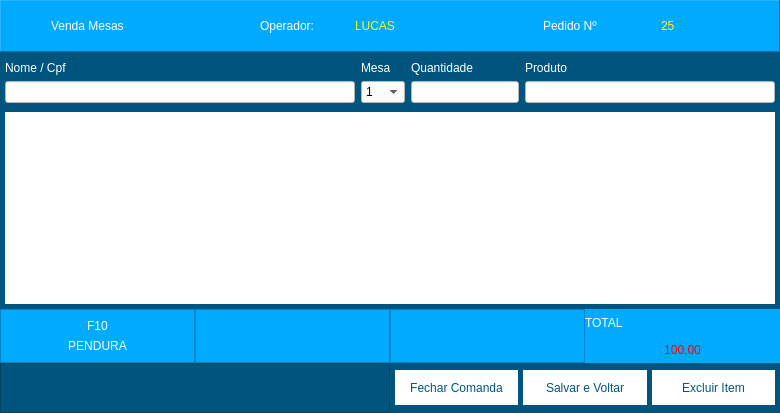
      <widget class="QWidget" name="Venda">
       <layout class="QVBoxLayout" name="verticalLayout_4">
        <property name="spacing">
         <number>0</number>
        </property>
        <property name="leftMargin">
         <number>0</number>
        </property>
        <property name="topMargin">
         <number>0</number>
        </property>
        <property name="rightMargin">
         <number>0</number>
        </property>
        <property name="bottomMargin">
         <number>0</number>
        </property>
        <item>
         <widget class="QFrame" name="frame_2">
          <property name="minimumSize">
           <size>
            <width>0</width>
            <height>50</height>
           </size>
          </property>
          <property name="styleSheet">
           <string notr="true">background-color: rgb(0, 170, 255);</string>
          </property>
          <property name="frameShape">
           <enum>QFrame::Panel</enum>
          </property>
          <property name="frameShadow">
           <enum>QFrame::Raised</enum>
          </property>
          <layout class="QHBoxLayout" name="horizontalLayout">
           <property name="spacing">
            <number>0</number>
           </property>
           <property name="leftMargin">
            <number>0</number>
           </property>
           <property name="topMargin">
            <number>0</number>
           </property>
           <property name="rightMargin">
            <number>0</number>
           </property>
           <property name="bottomMargin">
            <number>0</number>
           </property>
           <item>
            <widget class="QFrame" name="frame_5">
             <property name="frameShape">
              <enum>QFrame::NoFrame</enum>
             </property>
             <property name="frameShadow">
              <enum>QFrame::Raised</enum>
             </property>
             <layout class="QHBoxLayout" name="horizontalLayout_2">
              <property name="spacing">
               <number>0</number>
              </property>
              <property name="leftMargin">
               <number>0</number>
              </property>
              <property name="topMargin">
               <number>0</number>
              </property>
              <property name="rightMargin">
               <number>0</number>
              </property>
              <property name="bottomMargin">
               <number>0</number>
              </property>
              <item>
               <widget class="QPushButton" name="pushButton">
                <property name="minimumSize">
                 <size>
                  <width>0</width>
                  <height>50</height>
                 </size>
                </property>
                <property name="maximumSize">
                 <size>
                  <width>50</width>
                  <height>16777215</height>
                 </size>
                </property>
                <property name="styleSheet">
                 <string notr="true">border: none;</string>
                </property>
                <property name="text">
                 <string/>
                </property>
                <property name="icon">
                 <iconset>
                  <normaloff>img/Mesa/808693.png</normaloff>img/Mesa/808693.png</iconset>
                </property>
                <property name="iconSize">
                 <size>
                  <width>35</width>
                  <height>35</height>
                 </size>
                </property>
               </widget>
              </item>
              <item>
               <widget class="QLabel" name="Lb_Comanda_Mesa">
                <property name="styleSheet">
                 <string notr="true">color: rgb(255, 255, 255);
font: 75 16pt &quot;MS Shell Dlg 2&quot;;</string>
                </property>
                <property name="text">
                 <string>Venda Mesas</string>
                </property>
               </widget>
              </item>
             </layout>
            </widget>
           </item>
           <item>
            <widget class="QFrame" name="frame_6">
             <property name="frameShape">
              <enum>QFrame::NoFrame</enum>
             </property>
             <property name="frameShadow">
              <enum>QFrame::Raised</enum>
             </property>
             <layout class="QHBoxLayout" name="horizontalLayout_3">
              <property name="spacing">
               <number>0</number>
              </property>
              <property name="leftMargin">
               <number>0</number>
              </property>
              <property name="topMargin">
               <number>0</number>
              </property>
              <property name="rightMargin">
               <number>0</number>
              </property>
              <property name="bottomMargin">
               <number>0</number>
              </property>
              <item>
               <widget class="QLabel" name="label_2">
                <property name="maximumSize">
                 <size>
                  <width>95</width>
                  <height>16777215</height>
                 </size>
                </property>
                <property name="styleSheet">
                 <string notr="true">color: rgb(255, 255, 255);
font: 75 16pt &quot;MS Shell Dlg 2&quot;;</string>
                </property>
                <property name="text">
                 <string>Operador:</string>
                </property>
               </widget>
              </item>
              <item>
               <widget class="QLabel" name="Lb_Nome_Perador">
                <property name="styleSheet">
                 <string notr="true">color: rgb(255, 255, 0);
font: 75 16pt &quot;MS Shell Dlg 2&quot;;</string>
                </property>
                <property name="text">
                 <string>LUCAS</string>
                </property>
               </widget>
              </item>
             </layout>
            </widget>
           </item>
           <item>
            <widget class="QFrame" name="frame_7">
             <property name="frameShape">
              <enum>QFrame::NoFrame</enum>
             </property>
             <property name="frameShadow">
              <enum>QFrame::Raised</enum>
             </property>
             <layout class="QHBoxLayout" name="horizontalLayout_7">
              <property name="spacing">
               <number>0</number>
              </property>
              <property name="leftMargin">
               <number>0</number>
              </property>
              <property name="topMargin">
               <number>0</number>
              </property>
              <property name="rightMargin">
               <number>0</number>
              </property>
              <property name="bottomMargin">
               <number>0</number>
              </property>
              <item>
               <widget class="QLabel" name="label_8">
                <property name="maximumSize">
                 <size>
                  <width>95</width>
                  <height>16777215</height>
                 </size>
                </property>
                <property name="styleSheet">
                 <string notr="true">color: rgb(255, 255, 255);
font: 75 16pt &quot;MS Shell Dlg 2&quot;;</string>
                </property>
                <property name="text">
                 <string>Pedido Nº</string>
                </property>
               </widget>
              </item>
              <item>
               <widget class="QLabel" name="Lb_Numero_Pedido">
                <property name="maximumSize">
                 <size>
                  <width>95</width>
                  <height>16777215</height>
                 </size>
                </property>
                <property name="styleSheet">
                 <string notr="true">color: rgb(255, 255, 0);
font: 75 16pt &quot;MS Shell Dlg 2&quot;;</string>
                </property>
                <property name="text">
                 <string>25</string>
                </property>
               </widget>
              </item>
             </layout>
            </widget>
           </item>
          </layout>
         </widget>
        </item>
        <item>
         <widget class="QFrame" name="frame">
          <property name="styleSheet">
           <string notr="true">background-color: rgb(0, 85, 127);</string>
          </property>
          <property name="frameShape">
           <enum>QFrame::NoFrame</enum>
          </property>
          <property name="frameShadow">
           <enum>QFrame::Raised</enum>
          </property>
          <layout class="QGridLayout" name="gridLayout">
           <property name="leftMargin">
            <number>5</number>
           </property>
           <property name="topMargin">
            <number>0</number>
           </property>
           <property name="rightMargin">
            <number>5</number>
           </property>
           <property name="bottomMargin">
            <number>5</number>
           </property>
           <property name="spacing">
            <number>0</number>
           </property>
           <item row="0" column="0">
            <widget class="QFrame" name="frame_14">
             <property name="minimumSize">
              <size>
               <width>0</width>
               <height>50</height>
              </size>
             </property>
             <property name="styleSheet">
              <string notr="true">background-color: rgb(0, 85, 127);</string>
             </property>
             <property name="frameShape">
              <enum>QFrame::NoFrame</enum>
             </property>
             <property name="frameShadow">
              <enum>QFrame::Raised</enum>
             </property>
             <layout class="QGridLayout" name="gridLayout_2">
              <property name="leftMargin">
               <number>0</number>
              </property>
              <property name="rightMargin">
               <number>0</number>
              </property>
              <item row="1" column="1">
               <widget class="QComboBox" name="comboBox">
                <property name="styleSheet">
                 <string notr="true">background-color: rgb(255, 255, 255);</string>
                </property>
                <item>
                 <property name="text">
                  <string>1</string>
                 </property>
                </item>
                <item>
                 <property name="text">
                  <string>2</string>
                 </property>
                </item>
                <item>
                 <property name="text">
                  <string>3</string>
                 </property>
                </item>
                <item>
                 <property name="text">
                  <string>4</string>
                 </property>
                </item>
                <item>
                 <property name="text">
                  <string>5</string>
                 </property>
                </item>
                <item>
                 <property name="text">
                  <string>6</string>
                 </property>
                </item>
                <item>
                 <property name="text">
                  <string>7</string>
                 </property>
                </item>
                <item>
                 <property name="text">
                  <string>8</string>
                 </property>
                </item>
                <item>
                 <property name="text">
                  <string>9</string>
                 </property>
                </item>
                <item>
                 <property name="text">
                  <string>10</string>
                 </property>
                </item>
                <item>
                 <property name="text">
                  <string>11</string>
                 </property>
                </item>
                <item>
                 <property name="text">
                  <string>12</string>
                 </property>
                </item>
                <item>
                 <property name="text">
                  <string>13</string>
                 </property>
                </item>
                <item>
                 <property name="text">
                  <string>14</string>
                 </property>
                </item>
                <item>
                 <property name="text">
                  <string>15</string>
                 </property>
                </item>
                <item>
                 <property name="text">
                  <string>16</string>
                 </property>
                </item>
                <item>
                 <property name="text">
                  <string>17</string>
                 </property>
                </item>
                <item>
                 <property name="text">
                  <string>18</string>
                 </property>
                </item>
                <item>
                 <property name="text">
                  <string>19</string>
                 </property>
                </item>
                <item>
                 <property name="text">
                  <string>20</string>
                 </property>
                </item>
                <item>
                 <property name="text">
                  <string>21</string>
                 </property>
                </item>
                <item>
                 <property name="text">
                  <string>22</string>
                 </property>
                </item>
                <item>
                 <property name="text">
                  <string>23</string>
                 </property>
                </item>
                <item>
                 <property name="text">
                  <string>24</string>
                 </property>
                </item>
                <item>
                 <property name="text">
                  <string>25</string>
                 </property>
                </item>
                <item>
                 <property name="text">
                  <string>26</string>
                 </property>
                </item>
                <item>
                 <property name="text">
                  <string>27</string>
                 </property>
                </item>
                <item>
                 <property name="text">
                  <string>28</string>
                 </property>
                </item>
                <item>
                 <property name="text">
                  <string>29</string>
                 </property>
                </item>
                <item>
                 <property name="text">
                  <string>30</string>
                 </property>
                </item>
               </widget>
              </item>
              <item row="1" column="0">
               <widget class="QLineEdit" name="lineEdit">
                <property name="minimumSize">
                 <size>
                  <width>350</width>
                  <height>0</height>
                 </size>
                </property>
                <property name="styleSheet">
                 <string notr="true">background-color: rgb(255, 255, 255);</string>
                </property>
               </widget>
              </item>
              <item row="0" column="0">
               <widget class="QLabel" name="label">
                <property name="styleSheet">
                 <string notr="true">color: rgb(255, 255, 255);</string>
                </property>
                <property name="text">
                 <string>Nome / Cpf</string>
                </property>
               </widget>
              </item>
              <item row="0" column="1">
               <widget class="QLabel" name="label_9">
                <property name="styleSheet">
                 <string notr="true">color: rgb(255, 255, 255);</string>
                </property>
                <property name="text">
                 <string>Mesa</string>
                </property>
               </widget>
              </item>
              <item row="0" column="2">
               <widget class="QLabel" name="label_10">
                <property name="styleSheet">
                 <string notr="true">color: rgb(255, 255, 255);</string>
                </property>
                <property name="text">
                 <string>Quantidade</string>
                </property>
               </widget>
              </item>
              <item row="0" column="3">
               <widget class="QLabel" name="label_12">
                <property name="styleSheet">
                 <string notr="true">color: rgb(255, 255, 255);</string>
                </property>
                <property name="text">
                 <string>Produto</string>
                </property>
               </widget>
              </item>
              <item row="1" column="3">
               <widget class="QLineEdit" name="tx_Produto">
                <property name="minimumSize">
                 <size>
                  <width>250</width>
                  <height>0</height>
                 </size>
                </property>
                <property name="styleSheet">
                 <string notr="true">background-color: rgb(255, 255, 255);</string>
                </property>
               </widget>
              </item>
              <item row="1" column="2">
               <widget class="QLineEdit" name="lineEdit_3">
                <property name="styleSheet">
                 <string notr="true">background-color: rgb(255, 255, 255);</string>
                </property>
               </widget>
              </item>
             </layout>
            </widget>
           </item>
           <item row="1" column="0">
            <widget class="QTableWidget" name="tableWidget">
             <property name="layoutDirection">
              <enum>Qt::LeftToRight</enum>
             </property>
             <property name="styleSheet">
              <string notr="true">background-color: rgb(255, 255, 255);</string>
             </property>
             <property name="frameShape">
              <enum>QFrame::NoFrame</enum>
             </property>
             <attribute name="horizontalHeaderVisible">
              <bool>false</bool>
             </attribute>
             <attribute name="horizontalHeaderCascadingSectionResizes">
              <bool>false</bool>
             </attribute>
             <attribute name="horizontalHeaderHighlightSections">
              <bool>true</bool>
             </attribute>
             <attribute name="verticalHeaderVisible">
              <bool>false</bool>
             </attribute>
             <column>
              <property name="text">
               <string>Item</string>
              </property>
              <property name="textAlignment">
               <set>AlignCenter</set>
              </property>
             </column>
             <column>
              <property name="text">
               <string>Quant.</string>
              </property>
             </column>
             <column>
              <property name="text">
               <string>Descrição</string>
              </property>
              <property name="textAlignment">
               <set>AlignLeading|AlignVCenter</set>
              </property>
             </column>
             <column>
              <property name="text">
               <string>Valor Unit.</string>
              </property>
             </column>
             <column>
              <property name="text">
               <string>Valor Total</string>
              </property>
             </column>
            </widget>
           </item>
          </layout>
         </widget>
        </item>
        <item>
         <widget class="QFrame" name="frame_4">
          <property name="minimumSize">
           <size>
            <width>0</width>
            <height>50</height>
           </size>
          </property>
          <property name="styleSheet">
           <string notr="true">background-color: rgb(0, 170, 255);</string>
          </property>
          <property name="frameShape">
           <enum>QFrame::NoFrame</enum>
          </property>
          <property name="frameShadow">
           <enum>QFrame::Raised</enum>
          </property>
          <layout class="QHBoxLayout" name="horizontalLayout_4">
           <property name="spacing">
            <number>0</number>
           </property>
           <property name="leftMargin">
            <number>0</number>
           </property>
           <property name="topMargin">
            <number>0</number>
           </property>
           <property name="rightMargin">
            <number>0</number>
           </property>
           <property name="bottomMargin">
            <number>0</number>
           </property>
           <item>
            <widget class="QFrame" name="frame_11">
             <property name="frameShape">
              <enum>QFrame::StyledPanel</enum>
             </property>
             <property name="frameShadow">
              <enum>QFrame::Raised</enum>
             </property>
             <layout class="QVBoxLayout" name="verticalLayout_2">
              <item>
               <widget class="QLabel" name="label_4">
                <property name="styleSheet">
                 <string notr="true">color: rgb(255, 255, 255);
font: 75 16pt &quot;MS Shell Dlg 2&quot;;</string>
                </property>
                <property name="text">
                 <string>F10</string>
                </property>
                <property name="scaledContents">
                 <bool>true</bool>
                </property>
                <property name="alignment">
                 <set>Qt::AlignCenter</set>
                </property>
               </widget>
              </item>
              <item>
               <widget class="QLabel" name="label_5">
                <property name="styleSheet">
                 <string notr="true">color: rgb(255, 255, 255);
font: 75 16pt &quot;MS Shell Dlg 2&quot;;</string>
                </property>
                <property name="text">
                 <string>PENDURA</string>
                </property>
                <property name="alignment">
                 <set>Qt::AlignCenter</set>
                </property>
               </widget>
              </item>
             </layout>
            </widget>
           </item>
           <item>
            <widget class="QFrame" name="frame_8">
             <property name="frameShape">
              <enum>QFrame::StyledPanel</enum>
             </property>
             <property name="frameShadow">
              <enum>QFrame::Raised</enum>
             </property>
            </widget>
           </item>
           <item>
            <widget class="QFrame" name="frame_9">
             <property name="frameShape">
              <enum>QFrame::StyledPanel</enum>
             </property>
             <property name="frameShadow">
              <enum>QFrame::Raised</enum>
             </property>
            </widget>
           </item>
           <item>
            <widget class="QFrame" name="frame_10">
             <property name="frameShape">
              <enum>QFrame::NoFrame</enum>
             </property>
             <property name="frameShadow">
              <enum>QFrame::Raised</enum>
             </property>
             <layout class="QVBoxLayout" name="verticalLayout_3">
              <property name="spacing">
               <number>0</number>
              </property>
              <property name="leftMargin">
               <number>0</number>
              </property>
              <property name="topMargin">
               <number>0</number>
              </property>
              <property name="rightMargin">
               <number>0</number>
              </property>
              <property name="bottomMargin">
               <number>0</number>
              </property>
              <item>
               <widget class="QLabel" name="label_6">
                <property name="styleSheet">
                 <string notr="true">color: rgb(255, 255, 255);
font: 75 16pt &quot;MS Shell Dlg 2&quot;;</string>
                </property>
                <property name="text">
                 <string>TOTAL</string>
                </property>
                <property name="scaledContents">
                 <bool>true</bool>
                </property>
                <property name="alignment">
                 <set>Qt::AlignLeading|Qt::AlignLeft|Qt::AlignVCenter</set>
                </property>
               </widget>
              </item>
              <item>
               <widget class="QLabel" name="label_7">
                <property name="styleSheet">
                 <string notr="true">color: rgb(255, 0, 0);
font: 25pt &quot;Arial Rounded MT Bold&quot;;</string>
                </property>
                <property name="text">
                 <string>100,00</string>
                </property>
                <property name="scaledContents">
                 <bool>true</bool>
                </property>
                <property name="alignment">
                 <set>Qt::AlignCenter</set>
                </property>
               </widget>
              </item>
             </layout>
            </widget>
           </item>
          </layout>
         </widget>
        </item>
        <item>
         <widget class="QFrame" name="frame_3">
          <property name="minimumSize">
           <size>
            <width>0</width>
            <height>50</height>
           </size>
          </property>
          <property name="styleSheet">
           <string notr="true">background-color: rgb(0, 85, 127);</string>
          </property>
          <property name="frameShape">
           <enum>QFrame::NoFrame</enum>
          </property>
          <property name="frameShadow">
           <enum>QFrame::Raised</enum>
          </property>
          <layout class="QHBoxLayout" name="horizontalLayout_5">
           <property name="spacing">
            <number>0</number>
           </property>
           <property name="leftMargin">
            <number>0</number>
           </property>
           <property name="topMargin">
            <number>0</number>
           </property>
           <property name="rightMargin">
            <number>0</number>
           </property>
           <property name="bottomMargin">
            <number>0</number>
           </property>
           <item>
            <widget class="QFrame" name="frame_12">
             <property name="styleSheet">
              <string notr="true"/>
             </property>
             <property name="frameShape">
              <enum>QFrame::StyledPanel</enum>
             </property>
             <property name="frameShadow">
              <enum>QFrame::Raised</enum>
             </property>
            </widget>
           </item>
           <item>
            <widget class="QFrame" name="frame_13">
             <property name="frameShape">
              <enum>QFrame::NoFrame</enum>
             </property>
             <property name="frameShadow">
              <enum>QFrame::Raised</enum>
             </property>
             <layout class="QHBoxLayout" name="horizontalLayout_6">
              <property name="spacing">
               <number>5</number>
              </property>
              <property name="leftMargin">
               <number>5</number>
              </property>
              <property name="topMargin">
               <number>0</number>
              </property>
              <property name="rightMargin">
               <number>5</number>
              </property>
              <property name="bottomMargin">
               <number>0</number>
              </property>
              <item>
               <widget class="QPushButton" name="Bt_Fechar_Comanda">
                <property name="minimumSize">
                 <size>
                  <width>0</width>
                  <height>35</height>
                 </size>
                </property>
                <property name="styleSheet">
                 <string notr="true">background-color: rgb(255, 255, 255);
color: rgb(0, 85, 127);
border-radius: 45px;
font: 75 10pt &quot;MS Shell Dlg 2&quot;;</string>
                </property>
                <property name="text">
                 <string>Fechar Comanda</string>
                </property>
               </widget>
              </item>
              <item>
               <widget class="QPushButton" name="Bt_Salvar">
                <property name="minimumSize">
                 <size>
                  <width>0</width>
                  <height>35</height>
                 </size>
                </property>
                <property name="styleSheet">
                 <string notr="true">background-color: rgb(255, 255, 255);
color: rgb(0, 85, 127);
border-radius: 45px;
font: 75 10pt &quot;MS Shell Dlg 2&quot;;</string>
                </property>
                <property name="text">
                 <string>Salvar e Voltar</string>
                </property>
               </widget>
              </item>
              <item>
               <widget class="QPushButton" name="Bt_Excluir">
                <property name="minimumSize">
                 <size>
                  <width>0</width>
                  <height>35</height>
                 </size>
                </property>
                <property name="styleSheet">
                 <string notr="true">background-color: rgb(255, 255, 255);
color: rgb(0, 85, 127);
border-radius: 45px;
font: 75 10pt &quot;MS Shell Dlg 2&quot;;</string>
                </property>
                <property name="text">
                 <string>Excluir Item</string>
                </property>
               </widget>
              </item>
             </layout>
            </widget>
           </item>
          </layout>
         </widget>
        </item>
       </layout>
      </widget>
